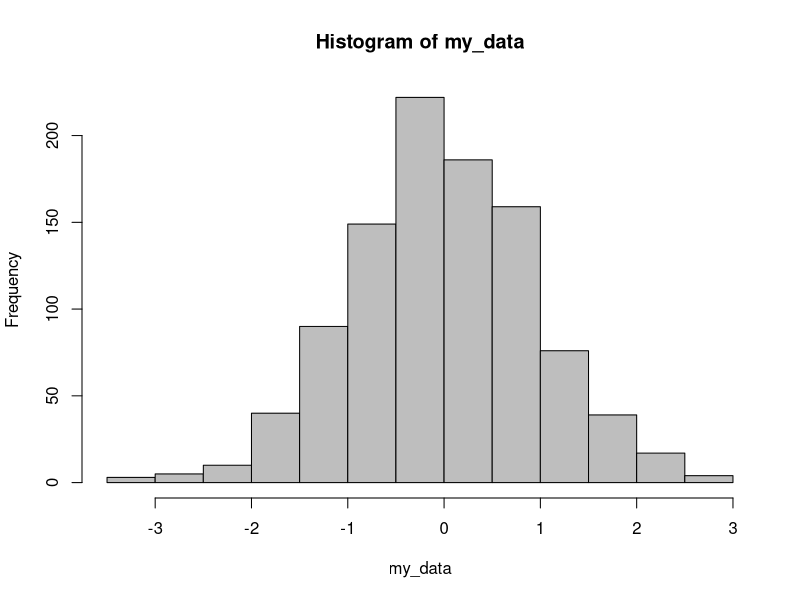

Recreate this plot in R.
## ---- chunk 1
# Define data
my_data <- rnorm(1000)

# Draw histogram
hist(my_data, col = "grey")
